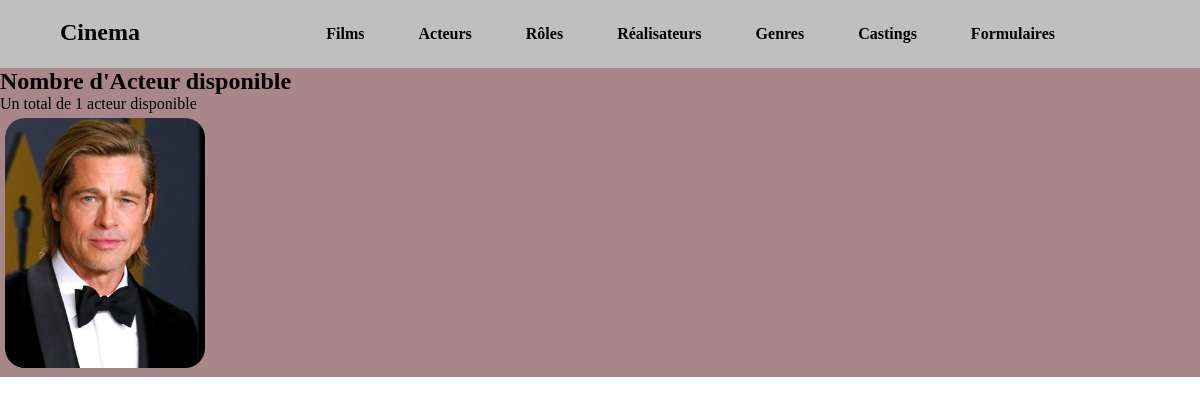
/index.php?action=listActeurs, run on an earlier commit of the app's database.
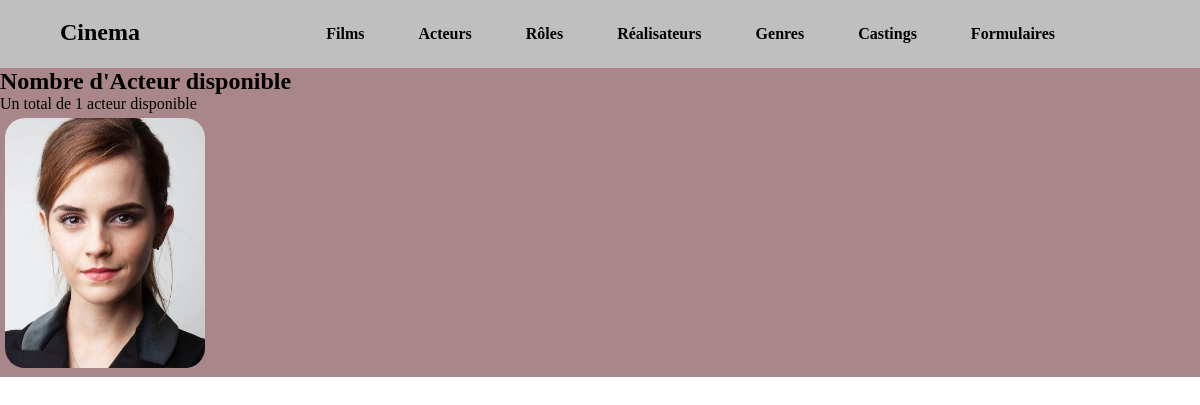
And on a later commit of the database.
### tables this page shows
CREATE TABLE IF NOT EXISTS `acteur` (
  `id_acteur` int NOT NULL AUTO_INCREMENT,
  `path_img_acteur` longtext,
  `biographie` longtext,
  `id_personne` int DEFAULT NULL,
  PRIMARY KEY (`id_acteur`) USING BTREE,
  KEY `id_personne` (`id_personne`),
  CONSTRAINT `FK_acteur_personne` FOREIGN KEY (`id_personne`) REFERENCES `personne` (`id_personne`)
);

### controller/ActeursController.php (called while the page is built, shortened)
<?php
class ActeursController {
    public function listActeurs() {
        $pdo = Connect::Connexion();
        $query = "
            SELECT prenom, nom, sexe, DATE_FORMAT(birthdate, '%d-%m-%Y') AS birthdate, id_acteur, path_img_acteur
            FROM acteur a
            INNER JOIN personne on personne.id_personne = a.id_personne
        ";
        $request = $pdo->query($query);
        require "view/acteur/listActeurs.php";
    }
}

### view/acteur/listActeurs.php (the view, shortened to what this page needs)
<p class="row-count-list"> Un total de <?= $request->rowCount() ?> acteur<?= ($request->rowCount() > 1) ? "s" : "" ?> disponible<?= ($request->rowCount() > 1) ? "s" : "" ?></p>
<div class="acteur-card-list">
    <?php foreach ($request->fetchAll() as $acteur): ?>
        <a href="index.php?action=infosActeur&id=<?= $acteur["id_acteur"] ?>">
            <div class="acteur-card">
                <?php
                $imagePath = "public/images/imgActeurs/";
                $imageFilename = $acteur["path_img_acteur"];
                $imageUrl = $imagePath . $imageFilename;
                ?>
                <img class="image-acteur" src="<?= $imageUrl ?>" alt="affiche de l'acteur <?= ucfirst($acteur["nom"]) . " " . ucfirst($acteur["prenom"]) ?>">
            </div>
        </a>
    <?php endforeach;?>
</div>
<?php
$cssLink ='<link rel="stylesheet" href="public/css/acteur/listActeurs.css">';
require "view/template.php";
?>

What changed in the data, as far as the page shows it:
removed acteur: path_img_acteur (picture)
added acteur: path_img_acteur (picture)
